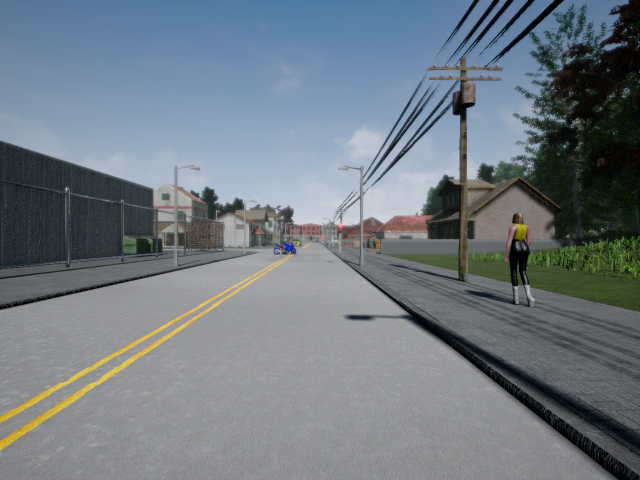
#> input picture Stereo-Depth-master/stereo_set/frame_00077_1547042741L.png, 1280 x 960 px (shown at 1/2 size)
$ jupyter execute 'HW3 Stereo Depth Calculation.ipynb'   (shell and % lines are left out)
#> lines starting #> are read from the running program, lines starting #| are printed output that depends on the picture
### Stereo-Depth-master/files_management.py
import csv
import numpy as np
import cv2


def get_projection_matrices():
    """Frame Calibration Holder
    3x4    p_left, p_right      Camera P matrix. Contains extrinsic and intrinsic parameters.
    """
    p_left = np.array([[640.0,   0.0, 640.0, 2176.0],
                       [  0.0, 480.0, 480.0,  552.0],
                       [  0.0,   0.0,   1.0,    1.4]])
    p_right = np.array([[640.0,   0.0, 640.0, 2176.0],
                       [   0.0, 480.0, 480.0,  792.0],
                       [   0.0,   0.0,   1.0,    1.4]])
    return p_left, p_right


def read_left_image():
    return cv2.imread("stereo_set/frame_00077_1547042741L.png")[...,::-1]
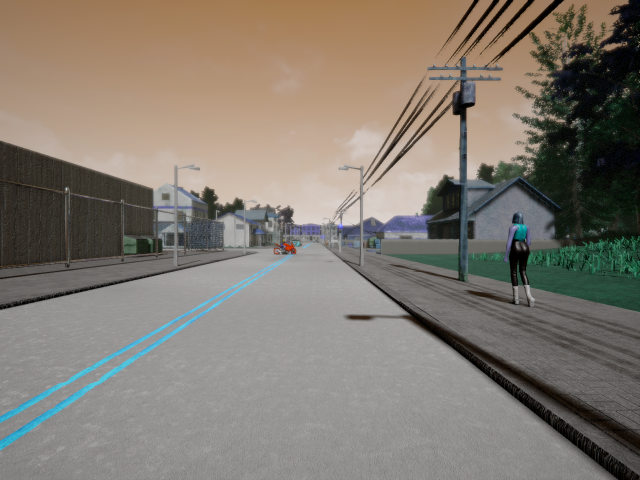
#> returned value: shape (960, 1280, 3) (shown at 1/2 size); mean of channels 0, 1, 2 113, 122.4, 129.9; drawn as B, G, R


def read_right_image():
    return cv2.imread("stereo_set/frame_00077_1547042741R.png")[...,::-1]
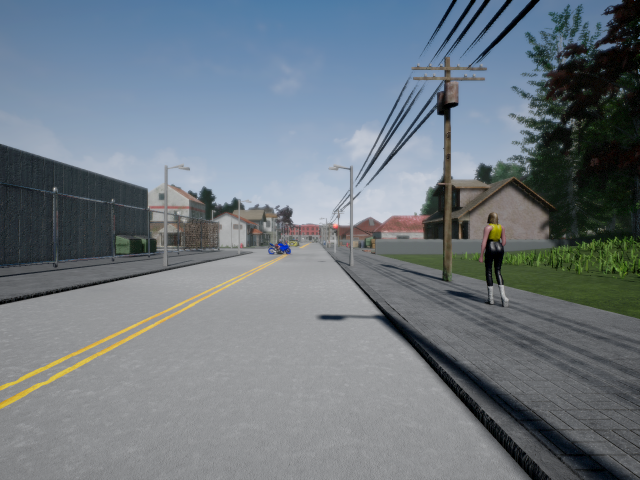
#> input picture Stereo-Depth-master/stereo_set/frame_00077_1547042741R.png, 1280 x 960 px (shown at 1/2 size)
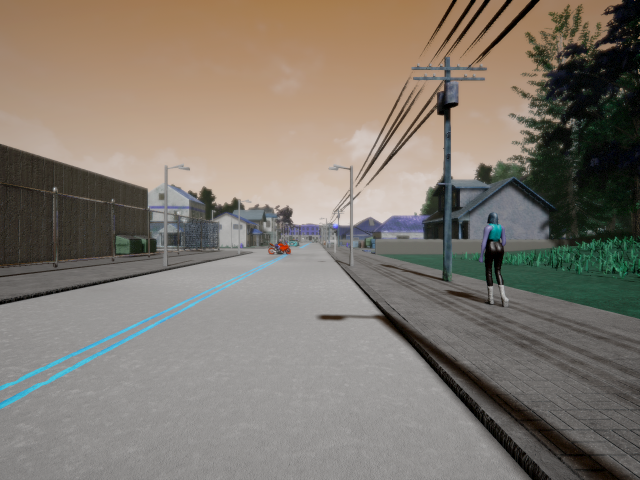
#> returned value: shape (960, 1280, 3) (shown at 1/2 size); mean of channels 0, 1, 2 110.9, 120.5, 128.2; drawn as B, G, R


def get_obstacle_image():
    img_left_colour = read_left_image()
    return img_left_colour[479:509, 547:593, :]

### Stereo-Depth-master/HW3 Stereo Depth Calculation.ipynb
## HW #3 Applying Stereo Depth to a Driving Scenario

## 1 - Getting Set-up

First, let's run the cell below to import all the packages that you will need during this assignment.
- [numpy](www.numpy.org) is the fundamental package for scientific computing with Python.
- [matplotlib](http://matplotlib.org) is a famous library to plot graphs in Python.
- [cv2] (https://opencv.org) is the most used library for computer vision applications in Python.
- The `files_management` package contains pre-developed functions for importing data for the assignment.

[cell 1]
import numpy as np
import cv2
from matplotlib import pyplot as plt
from matplotlib import patches

# Set up Jupyter Notebook environment

import files_management

Now, let's get the pair of stereo images you will work with. The following code will load the images and then display them for you.

[cell 2]
# Load the stereo-pair of images
img_left = files_management.read_left_image()
img_right = files_management.read_right_image()

# Display the two images
_, image_cells = plt.subplots(1, 2, figsize=(20, 20))
image_cells[0].imshow(img_left)
image_cells[0].set_title('left image')
image_cells[1].imshow(img_right)
image_cells[1].set_title('right image')
plt.show()
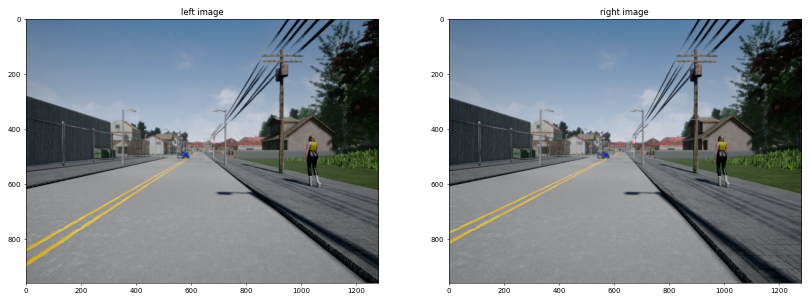
#> figure drawn by matplotlib, 2 panels

To go with these images are their respective projection matrices. Let's run the following to gather these and print them.

[cell 3]
# Load the calibration matrices
p_left, p_right = files_management.get_projection_matrices()

# Use regular numpy notation
np.set_printoptions(suppress=True)

print("p_left \n", p_left)
print("\np_right \n", p_right)

With this information we can move into finding the depth of the scene.

## 2 - Estimating Depth

As we covered, we can estimate the depth of a stereo scene using the following sequence of actions:
1. Determine the disparity between the two images.
2. Decompose the projection matrices into the camera intrinsic matrix $K$, and extrinsics $R$, $t$.
3. Estimate depth using what we've gathered in the two prior steps.

### 2.1 - Computing the Disparity

It's time we began exploring some OpenCV functions. The following `compute_left_disparity_map` function is expected to recieve a stereo pair of images and return a disparity map from the perspective of the left camera.

There are two OpenCV functions that we can use to compute a disparity map [StereoBM](https://docs.opencv.org/3.4.3/d9/dba/classcv_1_1StereoBM.html) and [StereoSGBM](https://docs.opencv.org/3.4.3/d2/d85/classcv_1_1StereoSGBM.html).

Once you've chosen the matcher to use you can call `matcher.compute(img_left, img_right)` to generate the disparity output.

**Note**: make sure you are using grayscale images for the `matcher.compute()` method. Refer to the OpenCV documentation for more information

[cell 4]
# Step 1: Compute the disparity map
def compute_left_disparity_map(img_left, img_right):
    # Convert images to grayscale
    img_left = cv2.cvtColor(img_left, cv2.COLOR_BGR2GRAY)
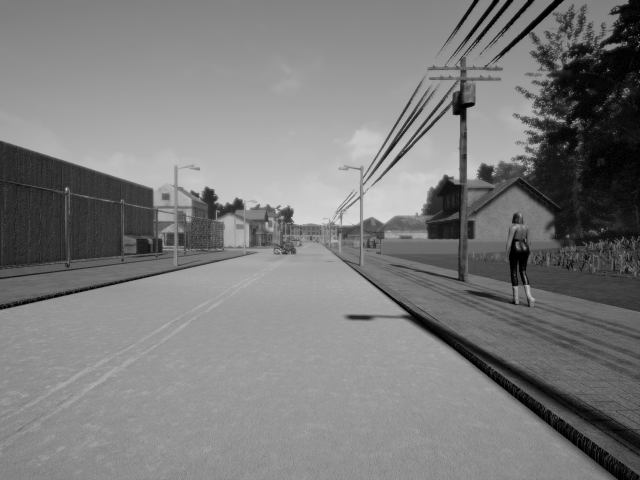
#> img_left: shape (960, 1280) (shown at 1/2 size); min 0, max 227, mean 123.5
    img_right = cv2.cvtColor(img_right, cv2.COLOR_BGR2GRAY)
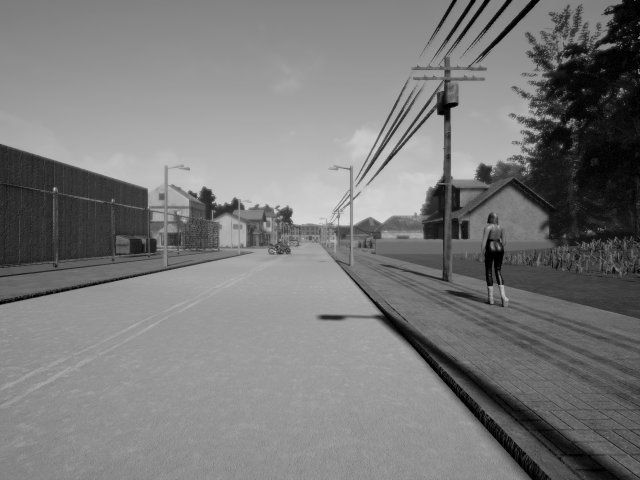
#> img_right: shape (960, 1280) (shown at 1/2 size); min 0, max 230, mean 121.6

    # Parameters for StereoSGBM
    num_disparities = int(6 * 16)  # Must be divisible by 16
    block_size = 15
    min_disparity = 0
    window_size = 6

    # Create StereoSGBM matcher
    left_matcher_SGBM = cv2.StereoSGBM_create(
        minDisparity=min_disparity,
        numDisparities=num_disparities,
        blockSize=block_size,
        P1=8 * 3 * window_size**2,
        P2=32 * 3 * window_size**2,
        mode=cv2.STEREO_SGBM_MODE_SGBM_3WAY
    )

    # Compute the disparity map
    disp_left = left_matcher_SGBM.compute(img_left, img_right).astype(np.float32) / 16.0
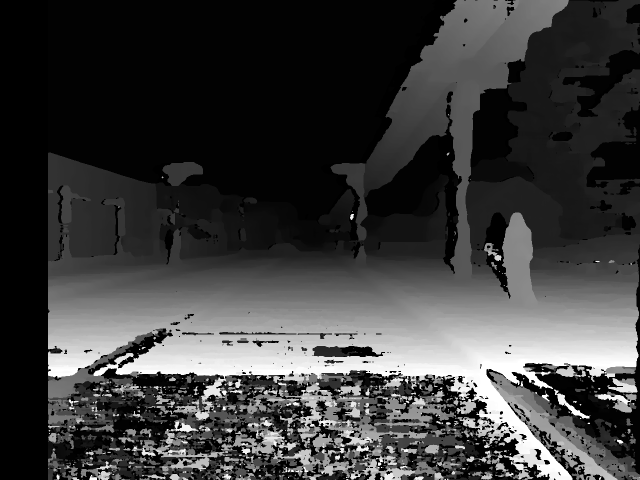
#> disp_left: shape (960, 1280) float32 (shown at 1/2 size); min -1, max 95, mean 21.9; drawn with min black and max white
    return disp_left

[cell 5]
# Compute disparity map
disp_left = compute_left_disparity_map(img_left, img_right)

# Display the disparity map
plt.figure(figsize=(10, 10))
plt.imshow(disp_left, cmap='plasma')
plt.colorbar()
plt.show()
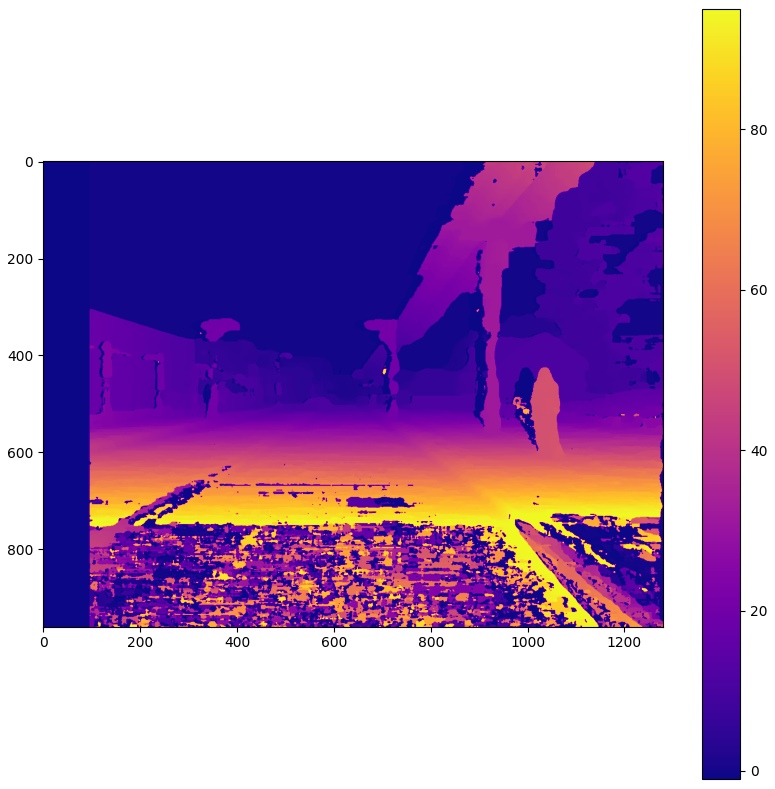
#> figure drawn by matplotlib, 2 panels

### 2.2 - Decompose the projection matrices

How to decompose a projection matrix $P$:

Represent $P$ as a combination of the intrinsic parameters $K$ and the extrinsic rotation $R$ and translation $t$ as follows:
$$ $$
$$P = K[R|t]$$
$$ $$
OpenCV provides us with a single function that does all of this. Using cv2.[decomposeProjectionMatrix()](https://docs.opencv.org/3.4.3/d9/d0c/group__calib3d.html#gaaae5a7899faa1ffdf268cd9088940248). Use this function below to extract the required matrices.

**Note**: After carrying out the matrix multiplication, the homogeneous component $w_c$ will, in general, not be equal to 1. Therefore, to map back into the real plane we must perform the homogeneous divide or perspective divide by dividing each component by $w_c$

[cell 6]
# Step 2: Decompose the projection matrices
def decompose_projection_matrix(p):
    # Decompose using OpenCV's function
    k, r, t, _, _, _, _ = cv2.decomposeProjectionMatrix(p)

    # Normalize translation vector
    t = (t / t[-1]).flatten()  # Homogeneous divide to get real-world coordinates

    return k, r, t


# Decompose the left and right projection matrices
k_left, r_left, t_left = decompose_projection_matrix(p_left)
k_right, r_right, t_right = decompose_projection_matrix(p_right)

# Print the decomposed matrices
print("k_left \n", k_left)
print("\nr_left \n", r_left)
print("\nt_left \n", t_left)
print("\nk_right \n", k_right)
print("\nr_right \n", r_right)
print("\nt_right \n", t_right)
# Step 3: Calculate the depth map
def calc_depth_map(disp_left, k_left, t_left, t_right):
    # Get the focal length (assume fx in [0, 0] of K matrix)
    f = k_left[0, 0]

    # Compute the baseline (Euclidean distance between camera centers)
    b = np.linalg.norm(t_left - t_right)

    # Replace 0 and -1 disparities with a small value
    disp_left[disp_left <= 0] = 0.1

    # Calculate depth map
    depth_map = f * b / disp_left
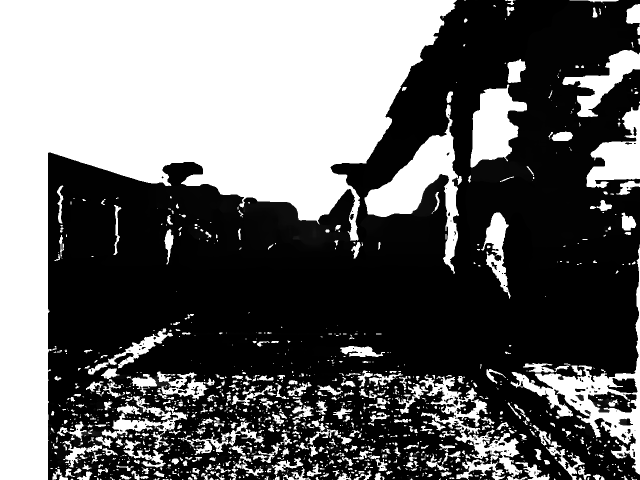
#> depth_map: shape (960, 1280) float32 (shown at 1/2 size); min 3.37, max 3200, mean 1311.6; drawn with min black and max white

    return depth_map

The following code section uses your function above to decompose and print all of the matrices from the left and right projection matrices.

[cell 7]
# Compute the depth map
depth_map_left = calc_depth_map(disp_left, k_left, t_left, t_right)

# Display the depth map
plt.figure(figsize=(8, 8), dpi=100)
plt.imshow(depth_map_left, cmap='magma')
plt.colorbar()
plt.show()
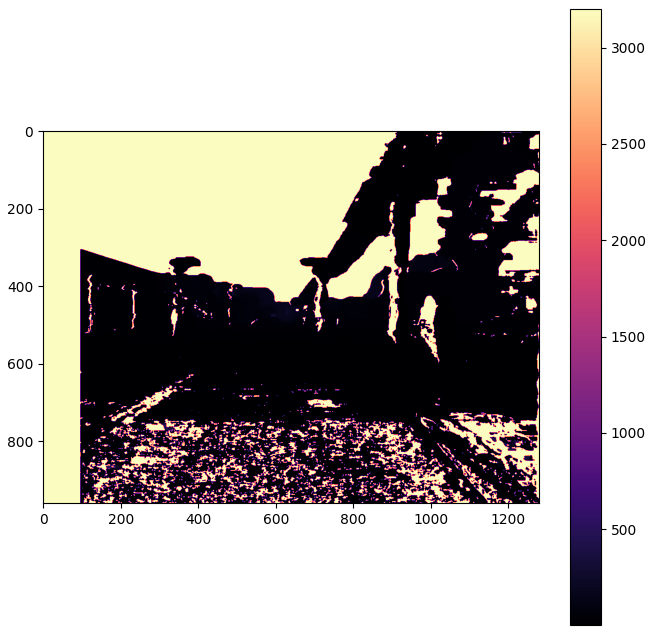
#> figure drawn by matplotlib, 2 panels
